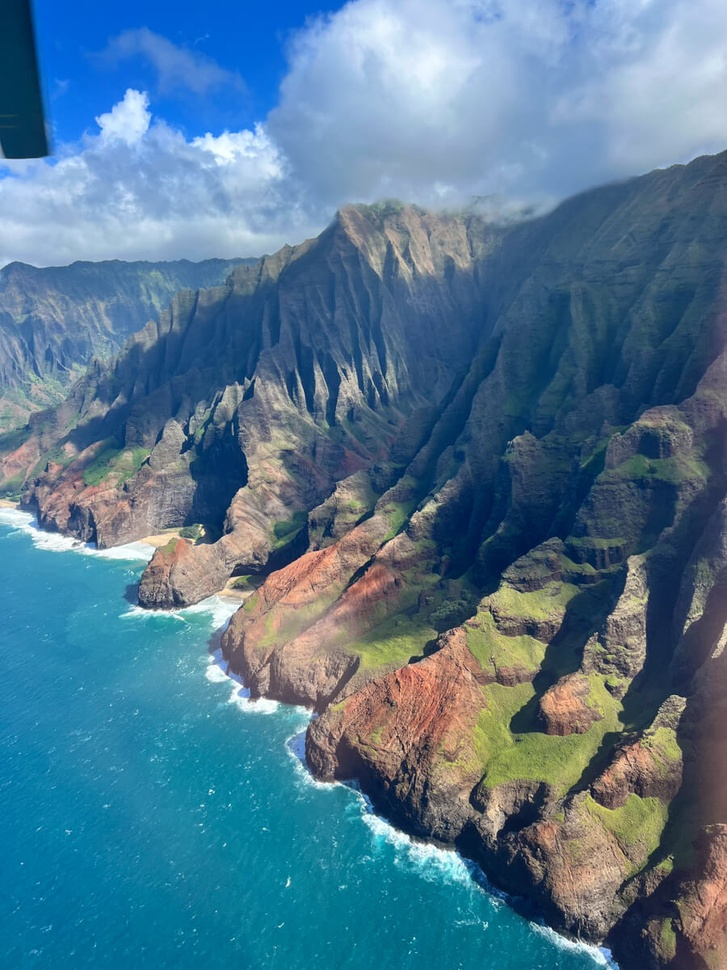
#> input picture images/kauai.jpg, 727 x 970 px, shrunk from 900 x 1200 before the run, found by its file name
$ python roi.py   (older library calls are emulated)
#> lines starting #> are read from the running program, lines starting #| are printed output that depends on the picture; after the words box and inside, x2 and y2 are one past the last pixel; in counts of white or black regions, pixels touching at a corner belong together
### roi/clahe.py
import cv2
import numpy as np
import matplotlib.pyplot as plt
from scipy import ndimage


def clahe_custom_shadows(image_rgb, custom_shadow_mask, clip_limit=4.0, tile_size=4):
    """
    Apply CLAHE ONLY to regions specified by custom shadow mask.

    Args:
        image_rgb: Input RGB image
        custom_shadow_mask: Your manually defined shadow mask (boolean array)
        clip_limit: CLAHE contrast limit
        tile_size: CLAHE tile size

    Returns:
        enhanced_rgb: Image with enhanced shadow regions
    """
    # Convert to LAB color space
    lab = cv2.cvtColor(image_rgb, cv2.COLOR_RGB2LAB)
    l, a, b = cv2.split(lab)

    print(f"Custom shadow pixels: {np.sum(custom_shadow_mask)}")

    if np.sum(custom_shadow_mask) > 0:
        # Extract shadow pixels using your custom mask
        shadow_pixels = l[custom_shadow_mask]

        # Apply CLAHE only to shadow regions
        clahe = cv2.createCLAHE(clipLimit=clip_limit, tileGridSize=(tile_size, tile_size))

        # Reshape for CLAHE and apply
        shadow_pixels_2d = shadow_pixels.reshape(-1, 1)
        enhanced_shadows_2d = clahe.apply(shadow_pixels_2d)
        enhanced_shadows = enhanced_shadows_2d.flatten()

        # Put enhanced shadows back
        l_enhanced = l.copy()
        l_enhanced[custom_shadow_mask] = enhanced_shadows
    else:
        l_enhanced = l.copy()
        print("No shadow regions in custom mask!")

    # Convert back to RGB
    lab_enhanced = cv2.merge([l_enhanced, a, b])
    enhanced_rgb = cv2.cvtColor(lab_enhanced, cv2.COLOR_LAB2RGB)

    return enhanced_rgb


# [134 lines left out: functions aggressive_clahe_custom_shadows, clahe_custom_regions, demonstrate_custom_shadow_enhancement, not called in this run]


"""
# Main execution
if __name__ == "__main__":
    image_name = 'images/kauai.jpg'
    image = cv2.imread(image_name)
    image_rgb = cv2.cvtColor(image, cv2.COLOR_BGR2RGB)

    print("=== CLAHE with Your Custom Shadow Mask ===")
    enhanced, your_shadow_mask = demonstrate_custom_shadow_enhancement(image_rgb)

    # Now use the enhanced image for your ROI detection
    print("\n=== Continuing with ROI Detection ===")
    gray_enhanced = cv2.cvtColor(enhanced, cv2.COLOR_RGB2GRAY)

    # Your gradient computation...
    sobelx = cv2.Sobel(gray_enhanced, cv2.CV_64F, 1, 0, ksize=3)
    sobely = cv2.Sobel(gray_enhanced, cv2.CV_64F, 0, 1, ksize=3)
    gradient_magnitude = np.sqrt(sobelx**2 + sobely**2)

    print("Enhanced image ready for ROI detection!")"""


# [37 lines left out: function test_clahe_parameters, not called in this run]


def get_enhanced_image(image_rgb, shadow_threshold=100, clip_limit=3.0, tile_size=16):

    lab_orig = cv2.cvtColor(image_rgb, cv2.COLOR_RGB2LAB)
    custom_shadow_mask = lab_orig[:, :, 0] < shadow_threshold

    enhanced_rgb = clahe_custom_shadows(image_rgb, custom_shadow_mask, clip_limit=clip_limit, tile_size=tile_size)

    return enhanced_rgb


# [29 lines that do not run on import are left out]

### roi/roi.py


import cv2
import numpy as np


import cv2
import numpy as np
from scipy import ndimage

def compute_local_density(binary_map, kernel_size=15):
    """
    Compute local density of non-zero pixels in a binary map.

    Args:
        binary_map: Binary image (0s and 1s or 0s and 255s)
        kernel_size: Size of the local neighborhood

    Returns:
        density_map: Float array with values 0-1 representing local density
    """
    # Ensure binary map is in 0-1 range
    if binary_map.max() > 1:
        binary_map = binary_map / 255.0

    # Create a normalized kernel (sums to 1)
    kernel = np.ones((kernel_size, kernel_size), dtype=np.float32)
    kernel /= kernel.sum()

    # Compute local density using convolution
    density_map = cv2.filter2D(binary_map.astype(np.float32), -1, kernel)

    return density_map


import numpy as np
import cv2
from scipy import fftpack

def spectral_residual_saliency(image):
    """
    Classical spectral residual saliency detection.
    Based on the paper: "Saliency Detection: A Spectral Residual Approach"

    Args:
        image: RGB image (H, W, 3)

    Returns:
        saliency_map: Saliency map highlighting visually salient regions
    """
    # Convert to grayscale
    if len(image.shape) == 3:
        gray = cv2.cvtColor(image, cv2.COLOR_RGB2GRAY)
    else:
        gray = image

    gray = gray.astype(np.float32)

    # Step 1: Compute log amplitude spectrum
    fft = fftpack.fft2(gray)
    amplitude_spectrum = np.abs(fft)
    log_amplitude = np.log(amplitude_spectrum + 1e-8)  # Avoid log(0)

    # Step 2: Compute spectral residual (difference from local average)
    # Smooth the log amplitude spectrum
    kernel_size = 3
    smoothed_log_amp = cv2.blur(log_amplitude, (kernel_size, kernel_size))
    spectral_residual = log_amplitude - smoothed_log_amp

    # Step 3: Reconstruct saliency map
    # Combine residual phase with original phase
    saliency_fft = np.exp(spectral_residual + 1j * np.angle(fft))
    saliency_spatial = np.abs(fftpack.ifft2(saliency_fft))

    # Step 4: Post-process
    saliency_map = cv2.GaussianBlur(saliency_spatial, (5, 5), 3)
    saliency_map = (saliency_map - saliency_map.min()) / (saliency_map.max() - saliency_map.min() + 1e-8)

    return saliency_map

# Simpler alternative if you want something faster
# [21 lines left out: function simple_saliency, not called in this run]


import matplotlib.pyplot as plt

# [59 lines left out: function visualize_roi_detection, not called in this run]

def visualize_individual_components(original_image, combined_roi):
    """
    Show how each component contributes to the final ROI map
    """
    # Recompute individual components for detailed analysis
    edge_map = cv2.Canny(original_image, 50, 150)
    edge_density = compute_local_density(edge_map, kernel_size=15)

    lab = cv2.cvtColor(original_image, cv2.COLOR_RGB2LAB)
    contrast_map = np.abs(cv2.Laplacian(lab[:,:,0], cv2.CV_32F))
    contrast_map = (contrast_map - contrast_map.min()) / (contrast_map.max() - contrast_map.min() + 1e-8)

    saliency_map = spectral_residual_saliency(original_image)

    fig, axes = plt.subplots(2, 3, figsize=(15, 10))

    # Edge density
    im1 = axes[0, 0].imshow(edge_density, cmap='hot')
    axes[0, 0].set_title(f'Edge Density\nrange: [{edge_density.min():.3f}, {edge_density.max():.3f}]')
    axes[0, 0].axis('off')
    plt.colorbar(im1, ax=axes[0, 0])

    # Contrast map
    im2 = axes[0, 1].imshow(contrast_map, cmap='cool')
    axes[0, 1].set_title(f'Local Contrast\nrange: [{contrast_map.min():.3f}, {contrast_map.max():.3f}]')
    axes[0, 1].axis('off')
    plt.colorbar(im2, ax=axes[0, 1])

    # Saliency map
    im3 = axes[0, 2].imshow(saliency_map, cmap='viridis')
    axes[0, 2].set_title(f'Saliency\nrange: [{saliency_map.min():.3f}, {saliency_map.max():.3f}]')
    axes[0, 2].axis('off')
    plt.colorbar(im3, ax=axes[0, 2])

    # Histograms
    axes[1, 0].hist(edge_density.flatten(), bins=50, alpha=0.7, color='red')
    axes[1, 0].axvline(np.percentile(edge_density, 70), color='black', linestyle='--', label='70th percentile')
    axes[1, 0].set_title('Edge Density Distribution')
    axes[1, 0].legend()

    axes[1, 1].hist(contrast_map.flatten(), bins=50, alpha=0.7, color='blue')
    axes[1, 1].axvline(np.percentile(contrast_map, 70), color='black', linestyle='--', label='70th percentile')
    axes[1, 1].set_title('Contrast Distribution')
    axes[1, 1].legend()

    axes[1, 2].hist(saliency_map.flatten(), bins=50, alpha=0.7, color='green')
    axes[1, 2].axvline(np.percentile(saliency_map, 70), color='black', linestyle='--', label='70th percentile')
    axes[1, 2].set_title('Saliency Distribution')
    axes[1, 2].legend()

    plt.tight_layout()
    plt.show()


def detect_roi_coarse(image):
    """
    Find potential ROIs without using segmentation
    """
    methods = []

    # 1. Edge density (your approach)
    edge_map = cv2.Canny(image, 50, 150)
    edge_density = compute_local_density(edge_map, kernel_size=15)
    methods.append(edge_density)

    # 2. Local contrast
    lab = cv2.cvtColor(image, cv2.COLOR_RGB2LAB)
    contrast_map = cv2.Laplacian(lab[:,:,0], cv2.CV_32F)
    methods.append(np.abs(contrast_map))

    # 3. Classical saliency
    saliency_map = spectral_residual_saliency(image)
    methods.append(saliency_map)

    # Combine evidence
    combined_roi_map = np.mean(methods, axis=0)

    # Return both binary and continuous maps
    binary_roi_map = combined_roi_map > np.percentile(combined_roi_map, 70)
    return binary_roi_map, combined_roi_map


def plot_detailed_roi_analysis(original_image, binary_roi):
    """
    More detailed visualization with separate views
    """
    fig, axes = plt.subplots(1, 3, figsize=(15, 5))

    # 1. Original image
    axes[0].imshow(original_image)
    axes[0].set_title('Original Image')
    axes[0].axis('off')

    # 2. Pure color mask (no blending)
    color_mask = np.zeros((*original_image.shape[:2], 3), dtype=np.uint8)
    color_mask[binary_roi] = [255, 0, 0]    # Pure red for ROI
    color_mask[~binary_roi] = [0, 0, 255]   # Pure blue for nonROI

    axes[1].imshow(color_mask)
    axes[1].set_title('Pure ROI/nonROI Mask\n(Red=ROI, Blue=Background)')
    axes[1].axis('off')

    # 3. Blended overlay
    alpha = 0.3
    blended = cv2.addWeighted(original_image, 1-alpha, color_mask, alpha, 0)
    axes[2].imshow(blended)
    axes[2].set_title(f'Overlay on Original\nROI: {np.sum(binary_roi)/binary_roi.size*100:.1f}%')
    axes[2].axis('off')

    plt.tight_layout()
    plt.show()

    # Print statistics
    roi_pixels = np.sum(binary_roi)
    total_pixels = binary_roi.size
    print(f"\n=== ROI Classification Results ===")
    print(f"ROI pixels (Red):    {roi_pixels} ({roi_pixels/total_pixels*100:.1f}%)")
    print(f"nonROI pixels (Blue): {total_pixels - roi_pixels} ({(total_pixels-roi_pixels)/total_pixels*100:.1f}%)")


def test_functions(test_image, visualization=False):
    """
    Test ROI detection with comprehensive visualization
    """
    # Compute all components
    edges = cv2.Canny(test_image, 50, 150)
    density = compute_local_density(edges, kernel_size=15)
    saliency = spectral_residual_saliency(test_image)

    # Get ROI results
    binary_roi, combined_roi = detect_roi_coarse(test_image)

    # Print statistics
    print("=== ROI Detection Statistics ===")
    print(f"Density map:     [{density.min():.3f}, {density.max():.3f}]")
    print(f"Saliency map:    [{saliency.min():.3f}, {saliency.max():.3f}]")
    print(f"Combined ROI:    [{combined_roi.min():.3f}, {combined_roi.max():.3f}]")
    print(f"ROI threshold:   {np.percentile(combined_roi, 70):.3f}")
    print(f"ROI coverage:    {np.sum(binary_roi)}/{binary_roi.size} pixels ({np.sum(binary_roi)/binary_roi.size*100:.1f}%)")

    # Create visualizations
    if visualization:
        #visualize_roi_detection(test_image, binary_roi, combined_roi, edges, density, saliency)
        visualize_individual_components(test_image, combined_roi)

        # Create the red/blue plot
        plot_detailed_roi_analysis(test_image, binary_roi)

    return binary_roi, combined_roi


# [21 lines left out: function edge_preserving_preprocess, not called in this run]


from clahe import get_enhanced_image
if __name__ == "__main__":
    image_name = 'images/kauai.jpg'
    image = cv2.imread(image_name)
#> image is the input picture: shape (970, 727, 3); mean B, G, R 144.9, 120.3, 83
    image_rgb = cv2.cvtColor(image, cv2.COLOR_BGR2RGB)
    image_rgb=get_enhanced_image(image_rgb)
#> in get_enhanced_image, `custom_shadow_mask = lab_orig[:, :, 0] < shadow_threshold`:
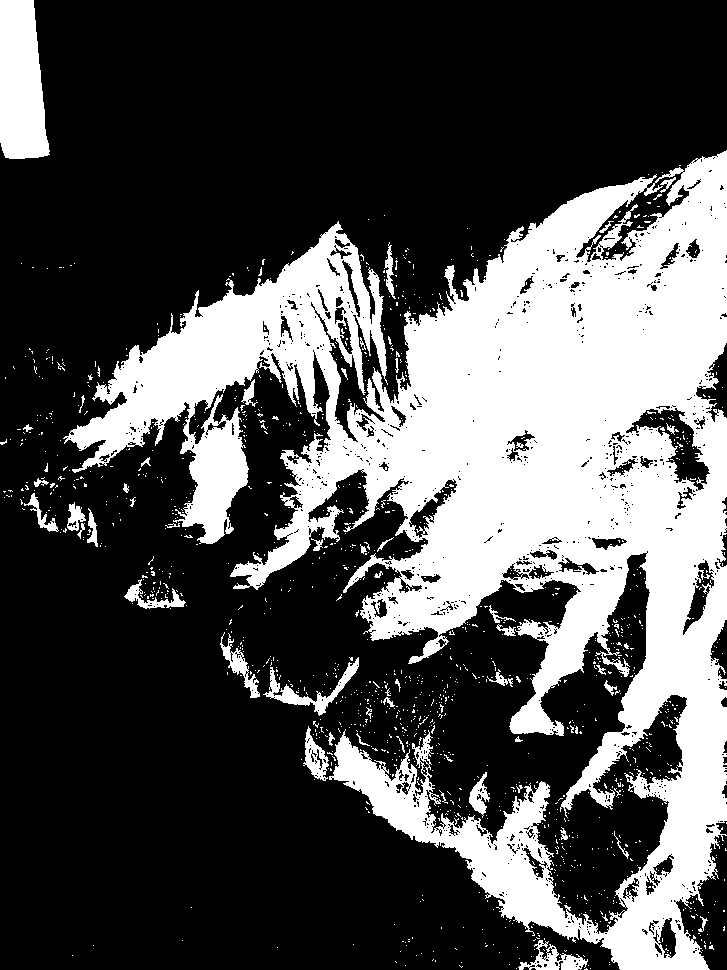
#> custom_shadow_mask: shape (970, 727) bool; 31.4% white; 1238 white regions (1187 under 20 px), largest, box (x1, y1, x2, y2) and area: (63, 150, 727, 970) 204245, (0, 0, 50, 159) 6484, (263, 657, 359, 716) 1147
#| Custom shadow pixels: 221370
    #mod_image=edge_preserving_preprocess(image_rgb)
    test_functions(image_rgb, visualization=True)
#> in spectral_residual_saliency, `saliency_map = cv2.GaussianBlur(saliency_spatial, (5, 5), 3)`:
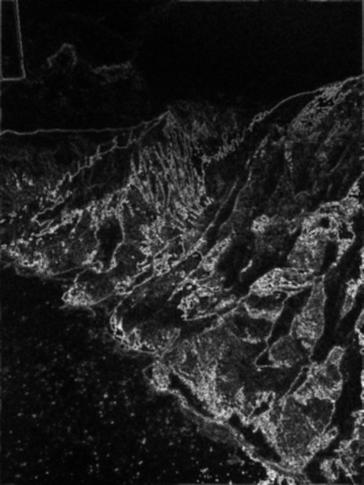
#> saliency_map: shape (970, 727) float32 (shown at 1/2 size); min 7.28e-05, max 0.00619, mean 0.000882; drawn with min black and max white
#> in detect_roi_coarse, `contrast_map = cv2.Laplacian(lab[:,:,0], cv2.CV_32F)`:
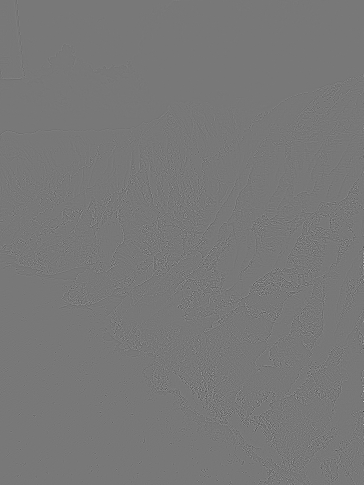
#> contrast_map: shape (970, 727) float32 (shown at 1/2 size); min -547, max 612, mean 0; drawn with min black and max white
#> in detect_roi_coarse, `binary_roi_map = combined_roi_map > np.percentile(combined_roi_map, 70)`:
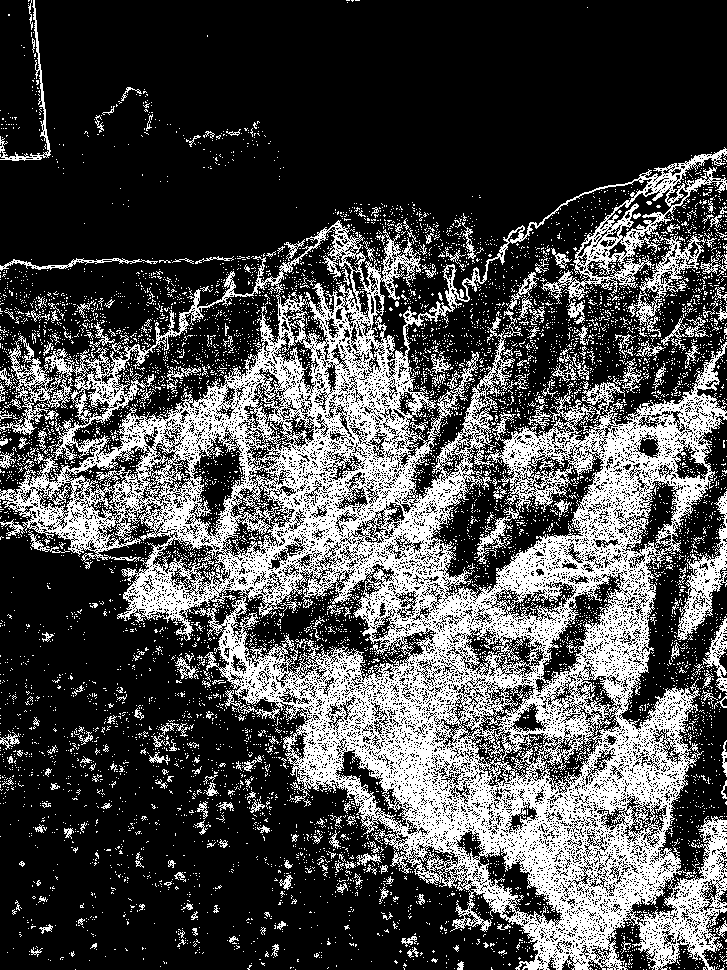
#> binary_roi_map: shape (970, 727) bool; 30% white in thin lines or dots
#| Density map:     [-0.000, 0.471]
#| Saliency map:    [0.000, 1.000]
#| Combined ROI:    [0.000, 204.326]
#| ROI threshold:   7.045
#| ROI coverage:    211557/705190 pixels (30.0%)
#> in plot_detailed_roi_analysis, `blended = cv2.addWeighted(original_image, 1-alpha, color_mask, alpha, 0)`:
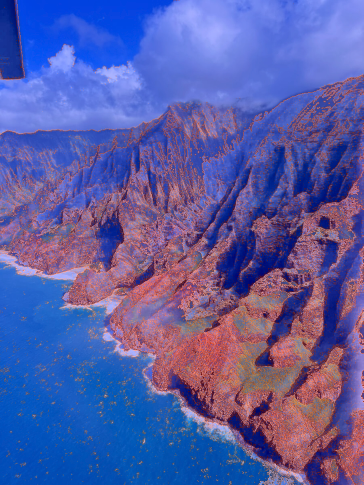
#> blended: shape (970, 727, 3) (shown at 1/2 size); mean R, G, B 89.9, 92.3, 163.4
#> in plot_detailed_roi_analysis, `plt.show()`:
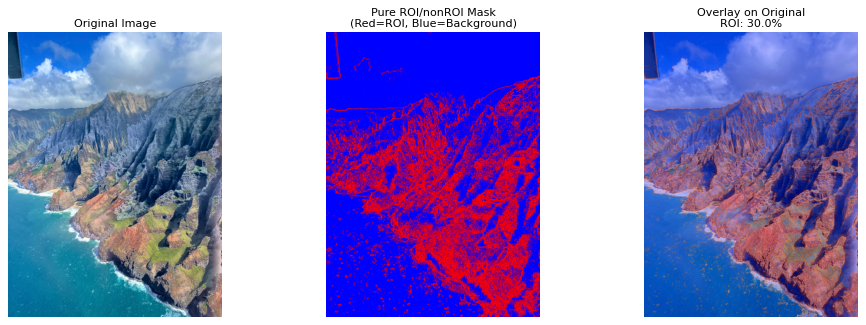
#> figure drawn by matplotlib, 3 panels
#> in plot_detailed_roi_analysis, `roi_pixels = np.sum(binary_roi)`: roi_pixels = 211557
#| ROI pixels (Red):    211557 (30.0%)
#| nonROI pixels (Blue): 493633 (70.0%)

$ run again, with images/Komodo.jpg copied over images/kauai.jpg
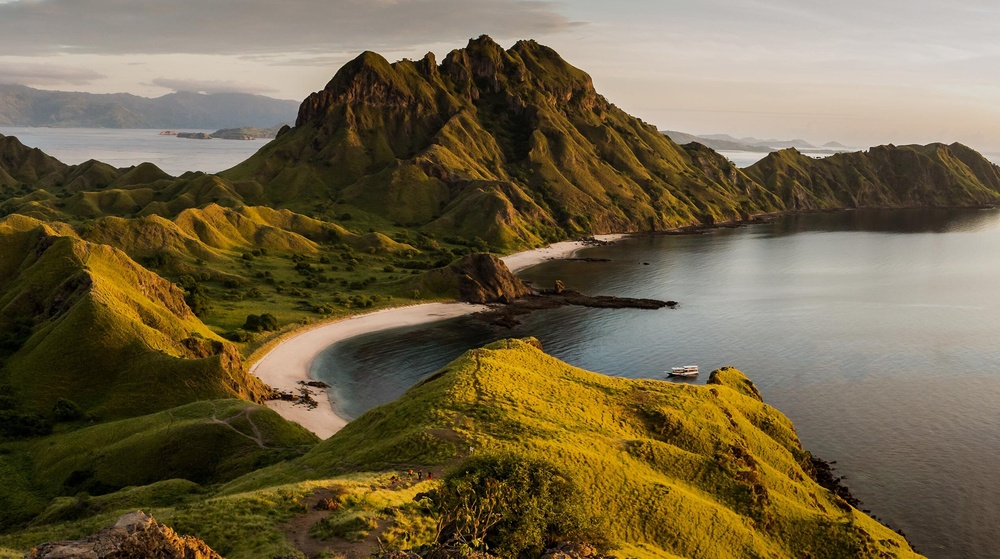
#> input picture images/Komodo.jpg, 1000 x 559 px, shrunk from 2533 x 1415 before the run, found by its file name
#> image is the input picture: shape (559, 1000, 3); mean B, G, R 70.1, 99, 112
#> lab_orig: shape (559, 1000, 3); mean of channels 0, 1, 2 105.7, 129.8, 145.4
#> in get_enhanced_image, `custom_shadow_mask = lab_orig[:, :, 0] < shadow_threshold`:
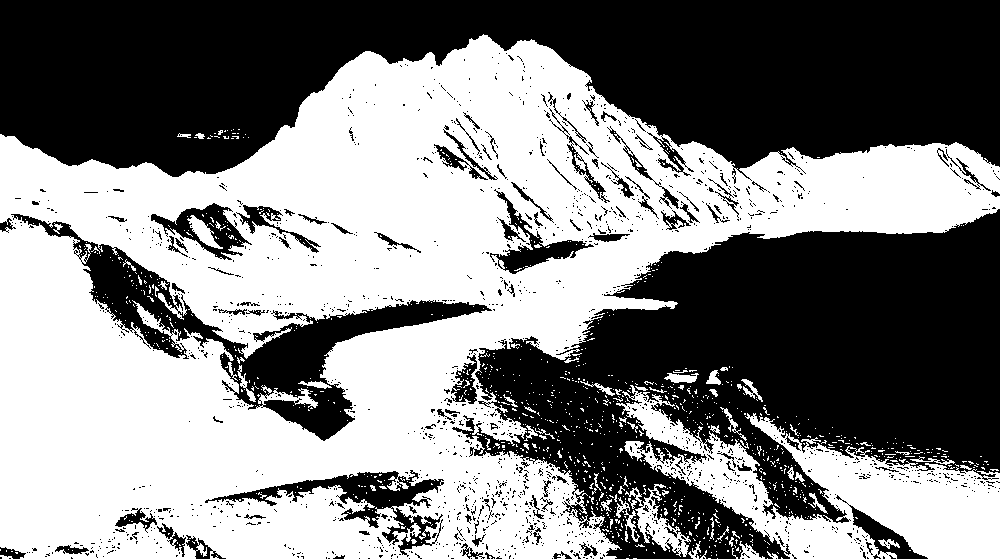
#> custom_shadow_mask: shape (559, 1000) bool; 51.4% white; 1543 black regions (1438 under 20 px), largest, box (x1, y1, x2, y2) and area: (0, 0, 1000, 184) 123838, (452, 209, 1000, 559) 106155, (11, 214, 492, 441) 18109
#| Custom shadow pixels: 287387
#> lab_enhanced: shape (559, 1000, 3); mean of channels 0, 1, 2 137.4, 129.8, 145.4
#> edges: shape (559, 1000); 22.3% white in thin lines or dots
#> binary_map: shape (559, 1000) float64; values 0 (black) and 1 (white), 22.3% white in thin lines or dots
#> lab: shape (559, 1000, 3); mean of channels 0, 1, 2 137.4, 129.8, 145.4
#> binary_roi_map: shape (559, 1000) bool; 30% white in thin lines or dots
#| Density map:     [-0.000, 0.484]
#| Saliency map:    [0.000, 1.000]
#| Combined ROI:    [0.000, 217.955]
#| ROI threshold:   16.573
#| ROI coverage:    167700/559000 pixels (30.0%)
#> in plot_detailed_roi_analysis, `plt.show()`:
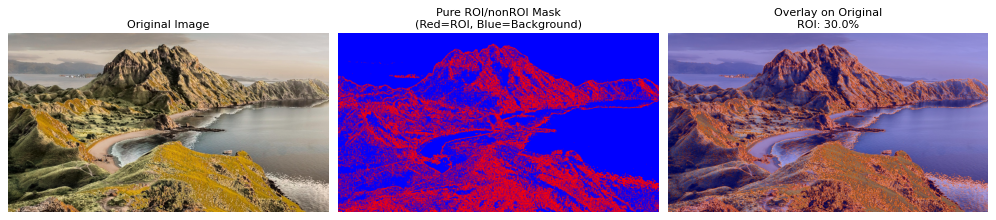
#> figure drawn by matplotlib, 3 panels
#> roi_pixels = 167700
#| ROI pixels (Red):    167700 (30.0%)
#| nonROI pixels (Blue): 391300 (70.0%)
